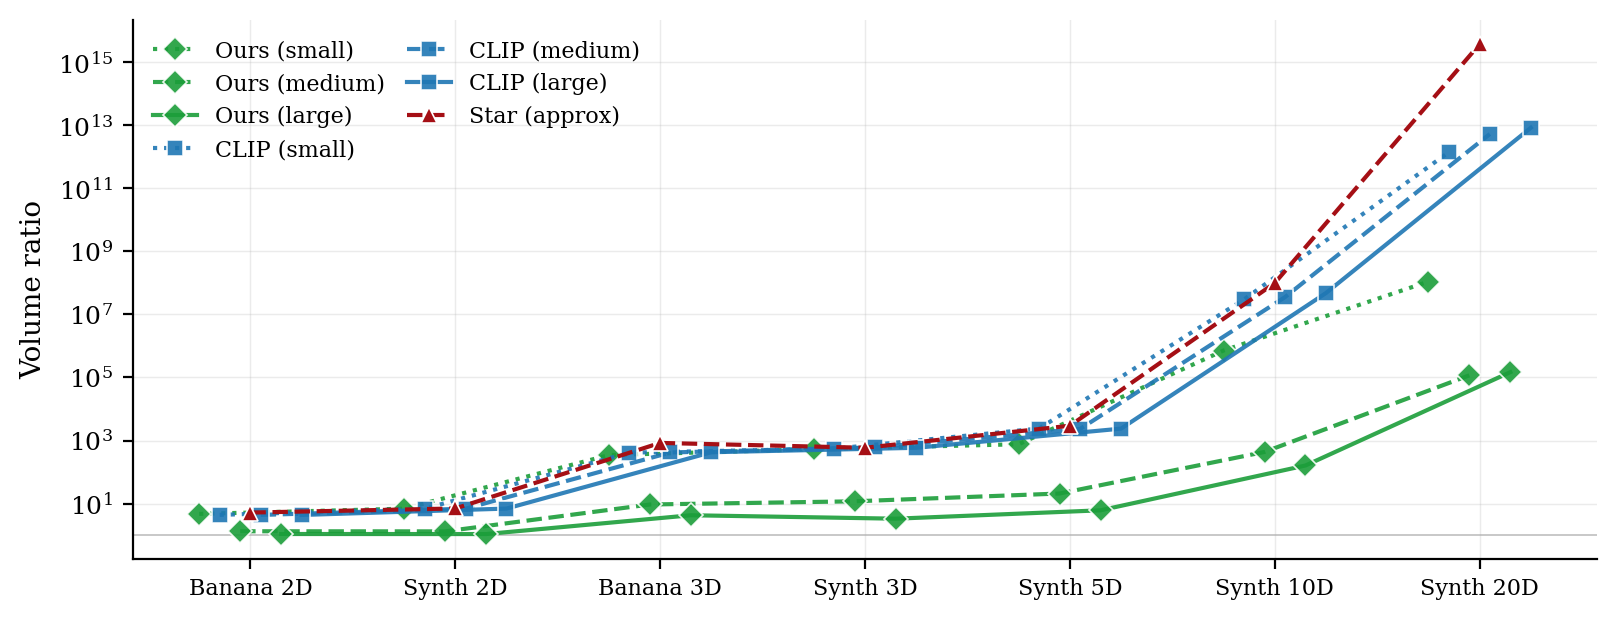

Write Python code to recreate this figure.
"""Figure 5 — Exp 3 volume-comparison.

Reads the per-(benchmark, config, method) CSVs from
``examples/FlowConformal/experiments/exp3_synthetic/outputs/`` and
plots the volume ratio (predicted_vol / true_reach_vol) per benchmark.
One trace per (method, sample-budget config); y-axis is log-scale
because hashemi/starset blow up exponentially with input dim.

Run with::

    /home/sasakis/miniconda3/envs/n2v/bin/python -m \\
        examples.FlowConformal.paper.figures.fig5_exp3_volume_comparison
"""
from __future__ import annotations

import argparse
import csv
import statistics
import sys
from pathlib import Path

import numpy as np

sys.path.insert(0, str(Path(__file__).resolve().parent))

from _common import (  # noqa: E402
    METHOD_COLORS,
    apply_paper_style,
    save_figure,
)

import matplotlib.pyplot as plt  # noqa: E402

# Benchmark order: by intrinsic dimensionality so the x-axis traces a
# clean d=2 → d=20 progression. The two banana benchmarks are
# nonlinear classifiers; synth_<N>d are 1-Lipschitz identity-activation
# linear nets.
BENCHES = [
    ('2d_banana', 2, 'nonlinear'),
    ('synth_2d',  2, 'linear'),
    ('3d_banana', 3, 'nonlinear'),
    ('synth_3d',  3, 'linear'),
    ('synth_5d',  5, 'linear'),
    ('synth_10d', 10, 'linear'),
    ('synth_20d', 20, 'linear'),
]

# Compact display names for the x-axis tick labels. Short enough that
# they sit flat (no rotation) within the 7-slot horizontal budget.
BENCH_DISPLAY = {
    '2d_banana': 'Banana 2D',
    '3d_banana': 'Banana 3D',
    'synth_2d':  'Synth 2D',
    'synth_3d':  'Synth 3D',
    'synth_5d':  'Synth 5D',
    'synth_10d': 'Synth 10D',
    'synth_20d': 'Synth 20D',
}

CONFIGS = ('small', 'default', 'large')

EXP3_OUTPUTS = (
    Path(__file__).resolve().parents[2]
    / 'experiments' / 'exp3_synthetic' / 'outputs'
)

# Per-method visual conventions. starset is the sound deterministic
# baseline (red palette to match the Exp 1/2 sound-verifier colors);
# hashemi-clipping reuses its blue; ours stays green.
METHOD_STYLES: dict[str, dict] = {
    'ours':             dict(color=METHOD_COLORS['ours'],
                             marker='D', label='Ours'),
    'hashemi_clipping': dict(color=METHOD_COLORS['hashemi_clipping'],
                             marker='s', label='CLIP'),
    'starset':          dict(color='#a50f15',
                             marker='^', label='Star (approx)'),
}

# Config -> linestyle for the line plot, and -> hatch for the bar plot.
CONFIG_LINESTYLE = {
    'small':   ':',
    'default': '--',
    'large':   '-',
}
CONFIG_HATCH = {
    'small':   '....',
    'default': '////',
    'large':   '',
}
CONFIG_LABEL = {
    'small':   'small',
    'default': 'medium',
    'large':   'large',
}


def _floats(rows, key):
    out = []
    for r in rows:
        v = r.get(key, '').strip()
        if not v:
            continue
        try:
            x = float(v)
        except ValueError:
            continue
        if np.isfinite(x):
            out.append(x)
    return out


def _read(path: Path) -> list[dict]:
    if not path.exists():
        return []
    with open(path) as f:
        return list(csv.DictReader(f))


def _ratio_summary(bench: str, method: str, config: str) -> tuple[float, float]:
    """Return (mean_ratio, std_ratio) over seeds. NaN if no data."""
    if method == 'ours':
        path = EXP3_OUTPUTS / f'exp3_{bench}_flow_unsat_ours_{config}.csv'
        ratio_col = 'volume_ratio'
    elif method == 'hashemi_clipping':
        path = EXP3_OUTPUTS / f'exp3_{bench}_unsat_hashemi_clipping_{config}.csv'
        ratio_col = 'volume_ratio_closedform'
    elif method == 'starset':
        # Star-set approx has no config axis; reuse the same value
        # across small/default/large bars/markers.
        path = EXP3_OUTPUTS / f'exp3_{bench}_unsat_starset_approx.csv'
        ratio_col = 'volume_ratio'
    else:
        raise ValueError(f'unknown method: {method}')
    rows = _read(path)
    ratios = _floats(rows, ratio_col)
    if not ratios:
        return float('nan'), float('nan')
    if len(ratios) == 1:
        return ratios[0], 0.0
    return statistics.mean(ratios), statistics.stdev(ratios)


def _draw_lines(ax) -> None:
    """Panel A: ratio vs network input dim. One trace per (method, config).

    Two benchmarks share each input dim 2 and 3 (banana vs. synth_*).
    We use one categorical x-slot per benchmark (in BENCHES order) so
    points don't overlap; the dim is annotated in the tick label.
    """
    n_bench = len(BENCHES)
    x_slots = list(range(n_bench))
    slot_labels = [BENCH_DISPLAY[b] for (b, _d, _) in BENCHES]

    for method in ('ours', 'hashemi_clipping', 'starset'):
        style = METHOD_STYLES[method]
        for config in CONFIGS:
            if method == 'starset' and config != 'default':
                continue
            xs, ys = [], []
            for slot, (bench, _dim, _kind) in zip(x_slots, BENCHES):
                m, _s = _ratio_summary(bench, method, config)
                if not np.isfinite(m):
                    continue
                jitter = (
                    {'small': -0.20, 'default': 0.0, 'large': 0.20}[config]
                    + {'ours': -0.05, 'hashemi_clipping': 0.05,
                       'starset': 0.0}[method]
                )
                xs.append(slot + jitter)
                ys.append(m)
            if not xs:
                continue
            label_suffix = (
                '' if method == 'starset' else f' ({CONFIG_LABEL[config]})'
            )
            # No error bars: seed-to-seed stdev frequently exceeds the
            # mean on log scale (the ratio distribution is right-skewed
            # by orders of magnitude on high-d cells), which would
            # render the lower whisker as a tall vertical artifact
            # clipped to the axis bottom. The table reports the
            # numerical (mean, stdev) for each cell.
            ax.plot(
                xs, ys,
                color=style['color'],
                linestyle=CONFIG_LINESTYLE[config],
                marker=style['marker'], markersize=6,
                markeredgecolor='white', markeredgewidth=0.6,
                label=style['label'] + label_suffix,
                linewidth=1.5,
                alpha=0.9 if method != 'starset' else 1.0,
            )

    ax.set_yscale('log')
    ax.set_ylabel('Volume ratio')
    ax.axhline(1.0, color='gray', linestyle='-', linewidth=0.6, alpha=0.5,
               zorder=0)
    ax.grid(True, which='both', alpha=0.25)
    ax.set_xticks(x_slots)
    ax.set_xticklabels(slot_labels, rotation=0, ha='center', fontsize=8)
    ax.legend(loc='upper left', fontsize=8, ncol=2,
              framealpha=0.9, columnspacing=1.0)




def main() -> None:
    parser = argparse.ArgumentParser(description=__doc__)
    parser.add_argument(
        '--output', type=Path, default=None,
        help='PNG output path. Default: <this dir>/fig5_exp3_volume_comparison.png',
    )
    args = parser.parse_args()
    output = (
        args.output
        if args.output is not None
        else Path(__file__).resolve().parent / 'fig5_exp3_volume_comparison.png'
    )

    apply_paper_style()
    fig, ax = plt.subplots(1, 1, figsize=(8.2, 3.2))
    _draw_lines(ax)
    fig.tight_layout()
    save_figure(fig, output)
    print(f'Wrote {output}')


if __name__ == '__main__':
    main()
